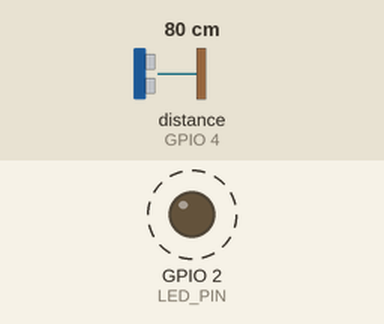
This sketch was run on a simulated ESP8266 (NodeMCU). Parts: output pins drawn as LEDs (lit = HIGH). Dashed ring = blinking. The test bench sets the inputs (shaded band); at power-on: distance to the obstacle (sensor on GPIO 4) 80 cm. The echo pulse lasts 58.3 µs per cm; WiFi joins after 1.5 s; servers stay silent unless stated; a WiFi scan finds three made-up networks; no MQTT or app messages arrive unless stated; pins used as bus, display or sensor lines are not drawn; what the sketch prints to the serial monitor is not drawn.

Above: at 4.13 s.
Timing chart, 0 to 7.1 s (numbered marks = the images above):
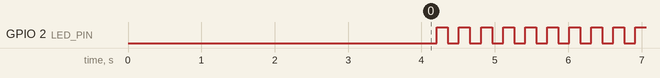

The sketch:

sensor_hcsr04.ino
```cpp
#include <Arduino.h>
#include <ArduinoJson.h>
#include <ESP8266WiFi.h>
#define MQTT_MAX_PACKET_SIZE 512
#include <PubSubClient.h>

#include "sensor.h"

#define LED_ON  HIGH
#define LED_OFF LOW

const char* TOPIC_DIST_STATE = "arduino/ultrasonico/distancia";
const char* HA_DISCOVERY_TOPIC = "homeassistant/sensor/distancia_fisica_arduino/config";
const char* MQTT_CLIENT_ID = "esp8266_real_sensor";

WiFiClient wifiClient;
PubSubClient mqttClient(wifiClient);

// =======================================================
// CREDENCIALES WIFI
// =======================================================
const char* ssid = "<CAMPUS_SSID>";
const char* password = "";  // red abierta, sin password
const int WIFI_COUNT = 5;

// =======================================================
// CONFIG MQTT
// =======================================================
String dynamicBroker = "";

const uint16_t MQTT_PORT  = 1883;

// =======================================================
// LED INDICADOR (GPIO2 → LED onboard)
// =======================================================
const int LED_PIN = 2;

// =======================================================
// VARIABLES DEFINIDAS
// =======================================================

unsigned long lastSensorRead = 0;
long distanciaCM = 0;

unsigned long lastPublishMs = 0;
const unsigned long PUBLISH_INTERVAL_MS = 10000;

// LED Blinking
unsigned long lastBlink = 0;
bool ledState = false;
const unsigned long BLINK_INTERVAL = 150;

const char* BROKER_IP = "<BROKER_IP>";  // IP real del Mosquitto

// =======================================================
// FUNCIONES
// =======================================================
void connectWiFi() {
  WiFi.mode(WIFI_STA);
  WiFi.disconnect(true);
  delay(500);

  Serial.println("\n[WiFi] Iniciando conexión...");
  WiFi.begin(ssid);  // como no hay password

  unsigned long start = millis();
  while (WiFi.status() != WL_CONNECTED && millis() - start < 10000) {
      Serial.print(".");
      delay(500);
  }

  if (WiFi.status() == WL_CONNECTED) {
      Serial.print("\n[WiFi] Conectado a ");
      Serial.println(ssid);
      Serial.print("[WiFi] IP: ");
      Serial.println(WiFi.localIP());
  } else {
      Serial.println("\n[WiFi] No se pudo conectar a la red.");
      delay(5000);
      connectWiFi();  // reintentar
  }
}


void publicarDiscoveryHA() {
  DynamicJsonDocument doc(512);
  doc["name"] = "Distancia Manual";
  doc["stat_t"] = TOPIC_DIST_STATE;
  doc["unit_of_meas"] = "cm";
  doc["uniq_id"] = "sensor_fisico_999";
  doc["val_tpl"] = "{{ value_json.distancia_cm }}";

  String payload;
  serializeJson(doc, payload);

  mqttClient.beginPublish(HA_DISCOVERY_TOPIC, payload.length(), true);
  mqttClient.print(payload);
  mqttClient.endPublish();

  Serial.println("[HA] Discovery enviado forzado");
}


void connectMQTT() {
    mqttClient.setServer(BROKER_IP, MQTT_PORT);

    while (!mqttClient.connected()) {
        Serial.print("[MQTT] Conectando... ");
        if (mqttClient.connect(MQTT_CLIENT_ID)) {
            Serial.println("¡CONECTADO!");
            // PUBLICAR DISCOVERY JUSTO AQUÍ
            publicarDiscoveryHA();
        } else {
            Serial.print("Error: ");
            Serial.println(mqttClient.state());
            delay(2000);
        }
    }
}


void publicarDistancia(long distancia) {
  StaticJsonDocument<128> doc;
  doc["distancia_cm"] = distancia; // Este nombre debe ser IGUAL al del template del discovery

  char payload[128];
  serializeJson(doc, payload);
  mqttClient.publish(TOPIC_DIST_STATE, payload, true);
}


// =======================================================
// SETUP
// =======================================================
void setup() {
  Serial.begin(115200);

  Serial.print("[ESP] MAC: ");
  Serial.println(WiFi.macAddress());

  Serial.println("\n[WiFi] Escaneando redes...");
  int n = WiFi.scanNetworks();

  if (n == 0) {
      Serial.println("[WiFi] No se encontraron redes.");
  } else {
      Serial.print("[WiFi] Redes encontradas: ");
      Serial.println(n);

      for (int i = 0; i < n; i++) {
          Serial.print("  - ");
          Serial.print(WiFi.SSID(i));
          Serial.print("  RSSI=");
          Serial.print(WiFi.RSSI(i));
          Serial.print("  CH=");
          Serial.println(WiFi.channel(i));
      }
  }


  pinMode(LED_PIN, OUTPUT);
  digitalWrite(LED_PIN, LED_OFF);

  connectWiFi();
  connectMQTT();
  //publicarDiscoveryHA();
  sensorInit();
}


// =======================================================
// LOOP
// =======================================================
void loop() {

  // =========================
  // LED (estado WiFi)
  // =========================
  if (WiFi.status() != WL_CONNECTED) {
    // Sin WiFi → LED fijo
    digitalWrite(LED_PIN, LED_OFF);
  } else {
    // Con WiFi → LED parpadea
    unsigned long nowLed = millis();
    if (nowLed - lastBlink >= BLINK_INTERVAL) {
      lastBlink = nowLed;
      ledState = !ledState;
      digitalWrite(LED_PIN, ledState ? LED_OFF : LED_ON);
    }
  }

  // =========================
  // MQTT
  // =========================
  if (!mqttClient.connected()) {
    connectMQTT();
  }
  mqttClient.loop();

  // =========================
  // Publicar distancia
  // =========================
  unsigned long now = millis();

  if (now - lastPublishMs >= PUBLISH_INTERVAL_MS) {
    lastPublishMs = now;

    distanciaCM = medirDistanciaCM();

    if (distanciaCM >= 0) {
      Serial.print("[SENSOR] Distancia: ");
      Serial.print(distanciaCM);
      Serial.println(" cm");
    } else {
      Serial.println("[SENSOR] ERROR / TIMEOUT");
    }

    publicarDistancia(distanciaCM);
  }
}
```

sensor.h
```cpp
#ifndef SENSOR_H
#define SENSOR_H

#include <Arduino.h>

// =======================
// PINES (NodeMCU)
// =======================
// D1 = GPIO5
// D2 = GPIO4
#define TRIG_PIN 5    // D1
#define ECHO_PIN 4    // D2

// =======================
// CONSTANTES
// =======================
#define TIMEOUT_US 30000     // ~5 m

// =======================
// CALIBRACIÓN
// =======================
#define OFFSET_CM 0

// =======================
// INIT
// =======================
inline void sensorInit() {
  pinMode(TRIG_PIN, OUTPUT);
  pinMode(ECHO_PIN, INPUT);
  digitalWrite(TRIG_PIN, LOW);
  delayMicroseconds(2);
}

// =======================
// MEDICIÓN SIMPLE
// =======================
inline long medirDistanciaCM() {

  digitalWrite(TRIG_PIN, LOW);
  delayMicroseconds(2);
  digitalWrite(TRIG_PIN, HIGH);
  delayMicroseconds(10);
  digitalWrite(TRIG_PIN, LOW);

  unsigned long duracion = pulseIn(ECHO_PIN, HIGH, TIMEOUT_US);

  if (duracion == 0) {
    return -1;
  }

  long distancia = duracion * 0.0343 / 2;
  distancia += OFFSET_CM;

  if (distancia < 0)
    distancia = 0;

  return distancia;
}

#endif
```

Measured:
- by itself, GPIO 2 (LED_PIN): alternates HIGH for 0.15 s and LOW for 0.15 s
